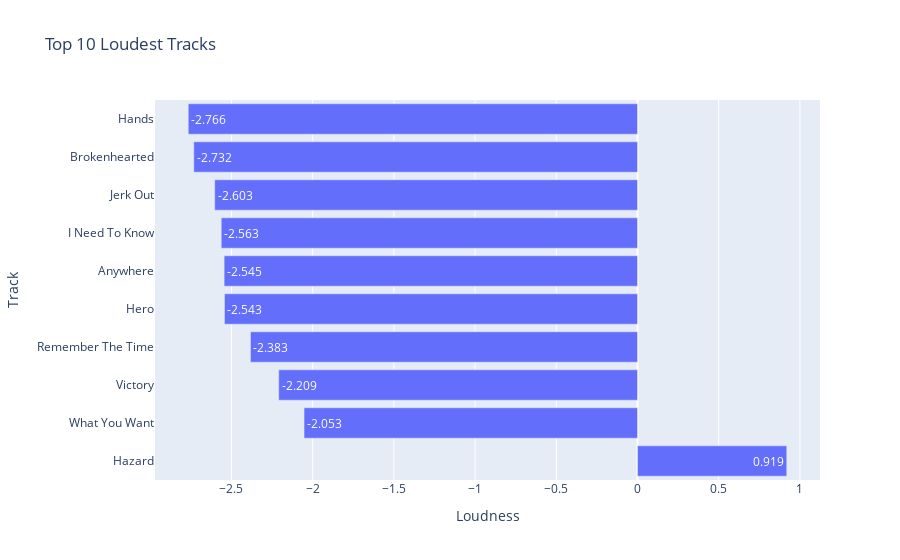

The cell this chart's notebook holds for it:
### Code cell
# Loudest Tracks
df_loudest = data.sort_values(by="Loudness", ascending=False).head(10)
fig = px.bar(
    df_loudest, y="Track", x="Loudness", orientation="h", 
    hover_data="Artist", text="Loudness", 
    title="Top 10 Loudest Tracks"
)
fig.update_layout(
    height=500
)
fig.show()

### Figure 1 — Plotly figure (JSON) as saved in the notebook; plotly's stock layout.template omitted (floating-point values rounded to 4 significant figures)
{"data": [{"alignmentgroup": "True", "customdata": [["Richard Marx"], ["Mase featuring Total"], ["Puff Daddy featuring The Notorious B.I.G. and Busta Rhymes"], ["Michael Jackson"], ["Mariah Carey"], ["112 featuring Lil Zane"], ["Marc Anthony"], ["The Time"], ["Brandy featuring Wanya Morris"], ["Jewel"]], "hovertemplate": "Loudness=%{text}<br>Track=%{y}<br>Artist=%{customdata[0]}<extra></extra>", "legendgroup": "", "marker": {"color": "#636efa", "pattern": {"shape": ""}}, "name": "", "offsetgroup": "", "orientation": "h", "showlegend": false, "text": [0.919, -2.053, -2.209, -2.383, -2.543, -2.545, -2.563, -2.603, -2.732, -2.766], "textposition": "auto", "type": "bar", "x": [0.919, -2.053, -2.209, -2.383, -2.543, -2.545, -2.563, -2.603, -2.732, -2.766], "xaxis": "x", "y": ["Hazard", "What You Want", "Victory", "Remember The Time", "Hero", "Anywhere", "I Need To Know", "Jerk Out", "Brokenhearted", "Hands"], "yaxis": "y"}], "layout": {"autosize": true, "barmode": "relative", "legend": {"tracegroupgap": 0}, "title": {"text": "Top 10 Loudest Tracks"}, "xaxis": {"anchor": "y", "autorange": true, "domain": [0, 1], "range": [-2.971, 1.124], "title": {"text": "Loudness"}, "type": "linear"}, "yaxis": {"anchor": "x", "autorange": true, "domain": [0, 1], "range": [-0.5, 9.5], "title": {"text": "Track"}, "type": "category"}}}
